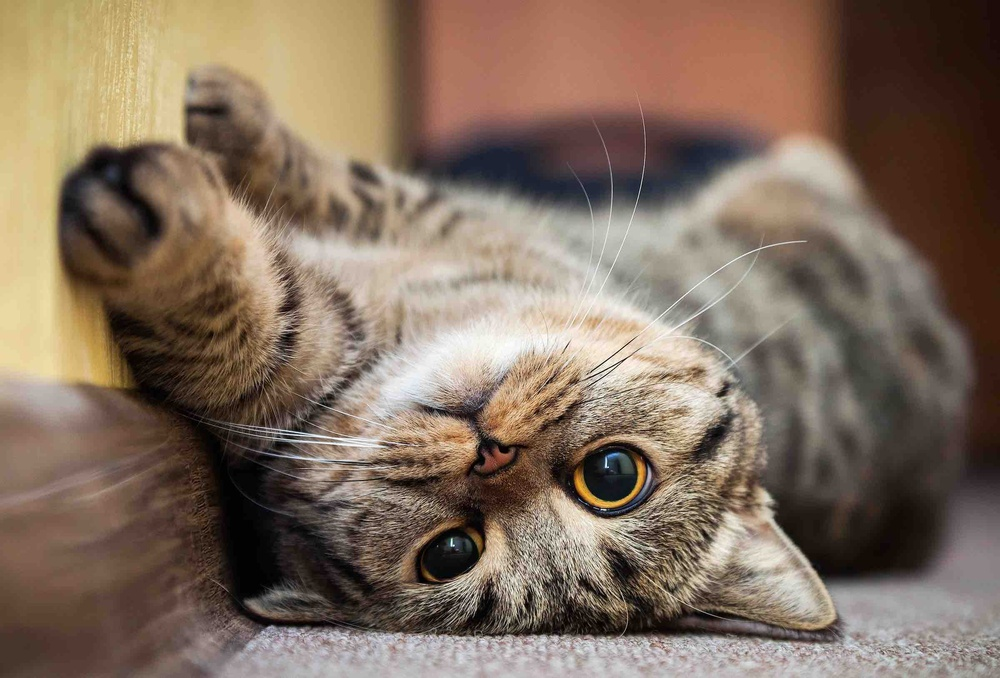
#> input picture cute_cat.jpeg, 1000 x 678 px, shrunk from 2400 x 1628 before the run
$ python thresh.py
#> lines starting #> are read from the running program, lines starting #| are printed output that depends on the picture; after the words box and inside, x2 and y2 are one past the last pixel; in counts of white or black regions, pixels touching at a corner belong together
import cv2 as cv

img = cv.imread('cute_cat.jpeg')
#> img is the input picture: shape (678, 1000, 3); mean B, G, R 95.1, 111.1, 130
gray_img = cv.cvtColor(img, cv.COLOR_BGR2GRAY)
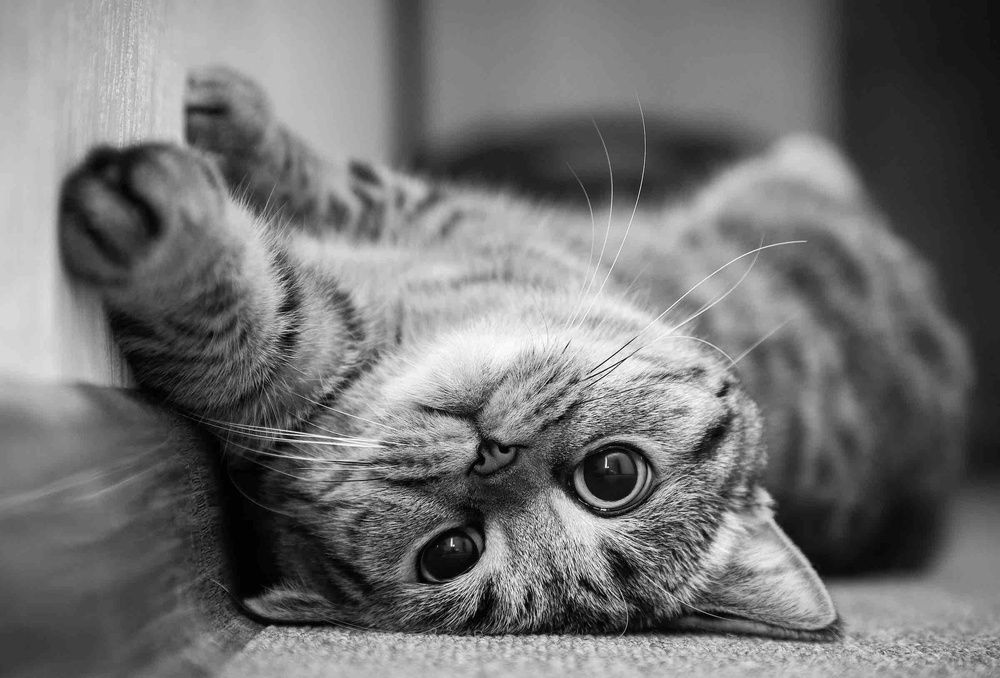
#> gray_img: shape (678, 1000); min 0, max 255, mean 114.9

# Simple thresholding
threshold, thresh = cv.threshold(gray_img, 150, 255, cv.THRESH_BINARY)
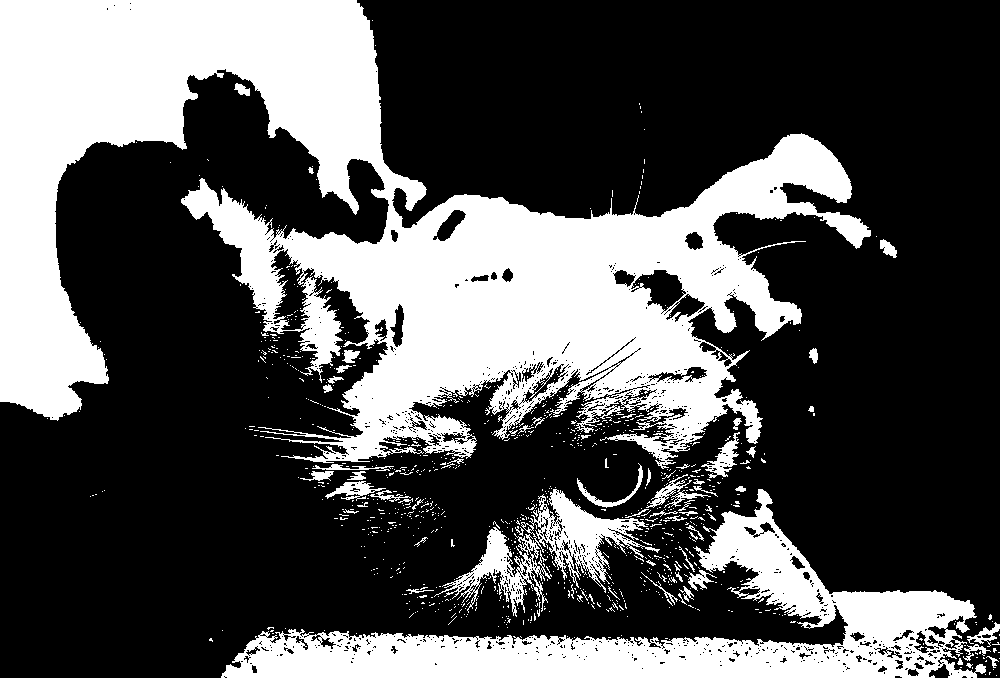
#> thresh: shape (678, 1000); 32.6% white; 985 white regions (921 under 20 px), largest, box (x1, y1, x2, y2) and area: (0, 0, 871, 469) 165815, (221, 489, 986, 678) 39580, (434, 489, 660, 617) 7175
cv.imshow('Simple Thershold', thresh)

threshold, thresh_inv = cv.threshold(gray_img, 150, 255, cv.THRESH_BINARY_INV)
cv.imshow('Simple Threshold Inverse', thresh_inv)

# Adaptive thresholding
adaptive_thresh = cv.adaptiveThreshold(
    gray_img, 255, cv.ADAPTIVE_THRESH_MEAN_C, cv.THRESH_BINARY, 11, 3)
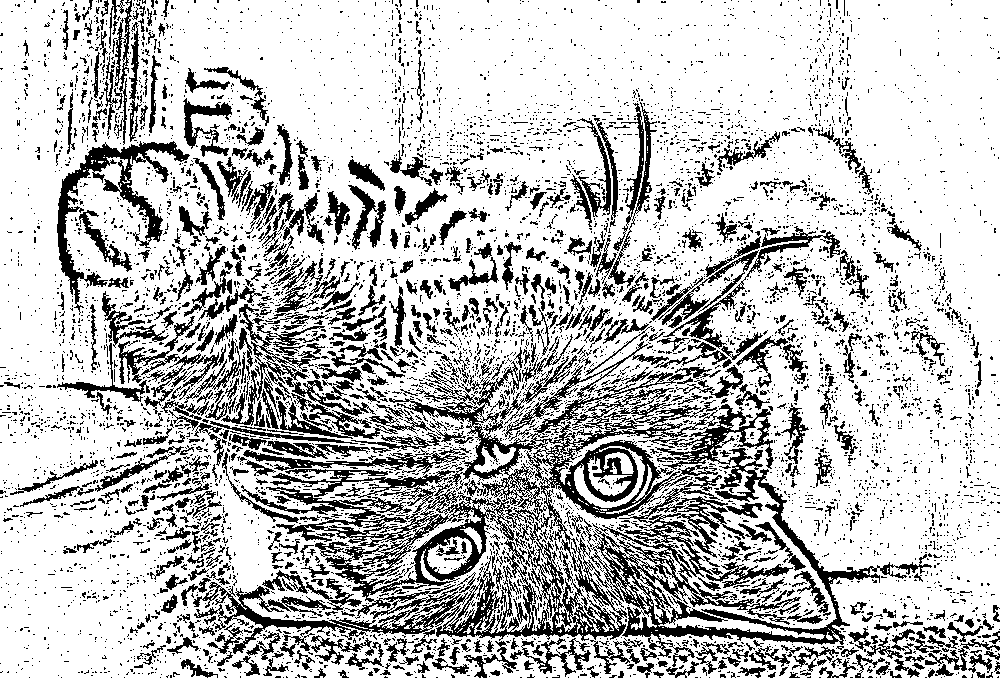
#> adaptive_thresh: shape (678, 1000); 75.7% white; 6800 black regions (6024 under 20 px), largest, box (x1, y1, x2, y2) and area: (193, 341, 932, 667) 49773, (57, 141, 190, 315) 4383, (221, 304, 320, 426) 1830
cv.imshow('Adaptive Threshold', adaptive_thresh)

cv.waitKey(0)
